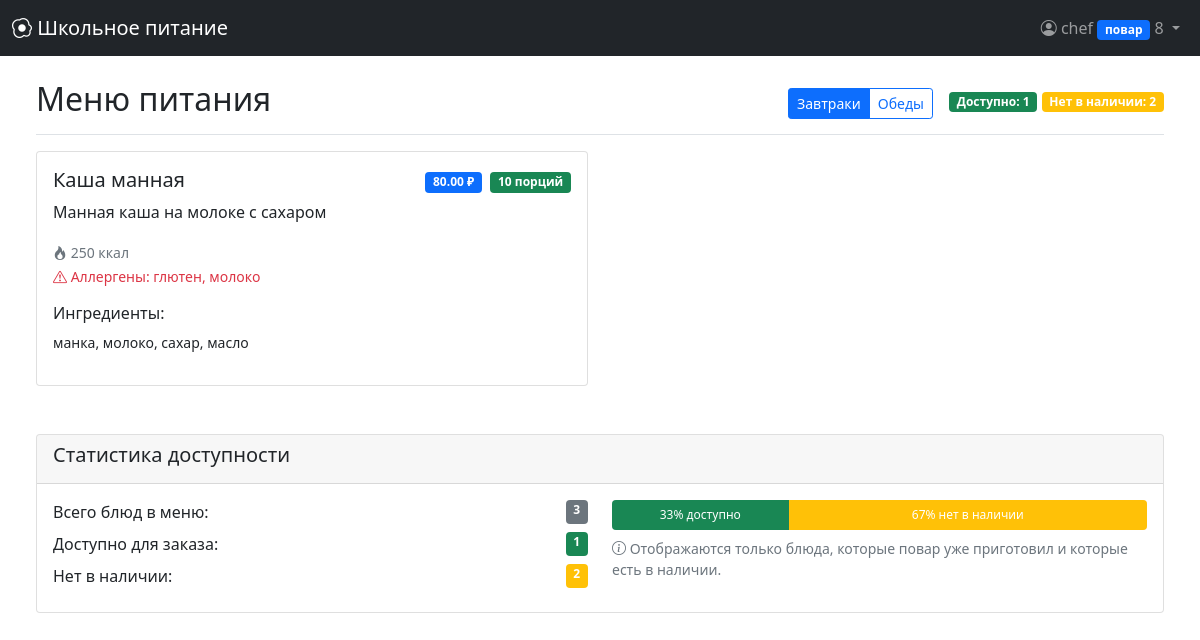
Screenshot of /menu (signed in) with the database file from the repository.
### models.py (models this page shows, shortened)
class User(UserMixin, db.Model):
    __tablename__ = 'users'
    id = db.Column(db.Integer, primary_key=True)
    username = db.Column(db.String(64), unique=True, nullable=False)
    email = db.Column(db.String(120), unique=True, nullable=False)
    password_hash = db.Column(db.String(256), nullable=False)
    role = db.Column(db.String(20), nullable=False, default='ученик')
    grade = db.Column(db.String(10))
    balance = db.Column(db.Float, default=0.0)
    created_at = db.Column(db.DateTime, default=datetime.utcnow)
    allergies = db.relationship('Allergy', backref='user', lazy='dynamic')
    orders = db.relationship('Order', backref='user', lazy='dynamic', foreign_keys='Order.user_id')
    feedbacks = db.relationship('Feedback', backref='user', lazy='dynamic')
    notifications = db.relationship('Notification', backref='user', lazy='dynamic')
    subscriptions = db.relationship('Subscription', backref='user', lazy='dynamic')
    prepared_meals = db.relationship('PreparedMeal', foreign_keys='PreparedMeal.prepared_by', backref='preparer',
                                     lazy='dynamic')
    served_orders = db.relationship('Order', foreign_keys='Order.served_by', backref='served_by_user', lazy='dynamic')

class Meal(db.Model):
    __tablename__ = 'meals'
    id = db.Column(db.Integer, primary_key=True)
    name = db.Column(db.String(100), nullable=False)
    description = db.Column(db.Text)
    meal_type = db.Column(db.String(20), nullable=False)
    price = db.Column(db.Float, nullable=False)
    calories = db.Column(db.Integer)
    allergens = db.Column(db.String(200))
    ingredients = db.Column(db.Text)
    is_available = db.Column(db.Boolean, default=True)
    image_url = db.Column(db.String(200))
    orders = db.relationship('Order', backref='meal', lazy='dynamic')
    feedbacks = db.relationship('Feedback', backref='meal', lazy='dynamic')
    meal_ingredients = db.relationship('MealIngredient', backref='meal', lazy='dynamic')
    prepared_instances = db.relationship('PreparedMeal', backref='meal', lazy='dynamic')
    def get_available_quantity(self):
        today = date.today()
        total_quantity = 0
        for prepared in self.prepared_instances:
            if prepared.expiry_date and prepared.expiry_date >= today:
                total_quantity += prepared.quantity
        return total_quantity
    def get_prepared_meals_info(self):
        today = date.today()
        prepared_info = []
        for prepared in self.prepared_instances:
            if prepared.expiry_date and prepared.expiry_date >= today and prepared.quantity > 0:
                days_until_expiry = (prepared.expiry_date - today).days
                prepared_info.append({
                    'id': prepared.id,
                    'quantity': prepared.quantity,
                    'prepared_date': prepared.prepared_date,
                    'expiry_date': prepared.expiry_date,
                    'days_until_expiry': days_until_expiry,
                    'notes': prepared.notes
                })
        return prepared_info

class PreparedMeal(db.Model):
    __tablename__ = 'prepared_meals'
    id = db.Column(db.Integer, primary_key=True)
    meal_id = db.Column(db.Integer, db.ForeignKey('meals.id'), nullable=False)
    quantity = db.Column(db.Integer, default=0, nullable=False)
    prepared_date = db.Column(db.Date, default=date.today, nullable=False)
    prepared_by = db.Column(db.Integer, db.ForeignKey('users.id'))
    expiry_date = db.Column(db.Date)
    notes = db.Column(db.Text)

### app.py (the view)
@app.route('/menu')
@login_required
def menu():
    meal_type = request.args.get('type', 'завтрак')
    all_meals = Meal.query.filter(
        Meal.meal_type == meal_type,
        Meal.is_available == True
    ).all()
    available_meals = []
    for meal in all_meals:
        if meal.get_available_quantity() > 0:
            available_meals.append(meal)
    return render_template('menu.html',
                           meals=available_meals,
                           meal_type=meal_type,
                           total_meals=len(all_meals),
                           available_meals_count=len(available_meals))

### models.py (called while the page is built)
@login_manager.user_loader
def load_user(user_id):
    return db.session.get(User, int(user_id))

### templates/menu.html (shortened to what this page needs)
{% extends "base.html" %}
{% block content %}
<div class="d-flex justify-content-between flex-wrap flex-md-nowrap align-items-center pt-3 pb-2 mb-3 border-bottom">
    <h1 class="h2">Меню питания</h1>
    <div class="btn-toolbar mb-2 mb-md-0">
        <div class="btn-group me-2">
            <a href="?type=завтрак" class="btn btn-sm {% if meal_type == 'завтрак' %}btn-primary{% else %}btn-outline-primary{% endif %}">
                Завтраки
            </a>
            <a href="?type=обед" class="btn btn-sm {% if meal_type == 'обед' %}btn-primary{% else %}btn-outline-primary{% endif %}">
                Обеды
            </a>
        </div>
        <div class="ms-2">
            <span class="badge bg-success">Доступно: {{ meals|length }}</span>
            {% if total_meals and total_meals > meals|length %}
                <span class="badge bg-warning">Нет в наличии: {{ total_meals - meals|length }}</span>
            {% endif %}
        </div>
    </div>
</div>
{% if meals %}
<div class="row">
    {% for meal in meals %}
    <div class="col-md-6 mb-4">
        <div class="card h-100">
            <div class="card-body">
                <div class="d-flex justify-content-between align-items-start">
                    <h5 class="card-title">{{ meal.name }}</h5>
                    <div class="text-end">
                        <span class="badge bg-primary">{{ "%.2f"|format(meal.price) }} ₽</span>
                        <span class="badge bg-success ms-1">{{ meal.get_available_quantity() }} порций</span>
                    </div>
                </div>
                <p class="card-text">{{ meal.description }}</p>
                <div class="mb-3">
                    <small class="text-muted">
                        <i class="bi bi-fire"></i> {{ meal.calories }} ккал
                    </small>
                    {% if meal.allergens %}
                    <br>
                    <small class="text-danger">
                        <i class="bi bi-exclamation-triangle"></i> Аллергены: {{ meal.allergens }}
                    </small>
                    {% endif %}
                </div>
                <h6>Ингредиенты:</h6>
                <p class="small">{{ meal.ingredients|truncate(100) }}</p>
                    {% set prepared_info = meal.get_prepared_meals_info() %}
            </div>
        </div>
    </div>
    {% endfor %}
</div>
{% endif %}
{% if meals or (total_meals and total_meals > 0) %}
<div class="card mt-4">
    <div class="card-header">
        <h5>Статистика доступности</h5>
    </div>
    <div class="card-body">
        <div class="row">
            <div class="col-md-6">
                <div class="d-flex justify-content-between mb-2">
                    <span>Всего блюд в меню:</span>
                    <span class="badge bg-secondary">{{ total_meals or 0 }}</span>
                </div>
                <div class="d-flex justify-content-between mb-2">
                    <span>Доступно для заказа:</span>
                    <span class="badge bg-success">{{ meals|length }}</span>
                </div>
                <div class="d-flex justify-content-between mb-2">
                    <span>Нет в наличии:</span>
                    <span class="badge bg-warning">{{ (total_meals or 0) - meals|length }}</span>
                </div>
            </div>
            <div class="col-md-6">
                <div class="progress" style="height: 30px;">
                    {% set total = total_meals or 1 %}
                    {% set available_percent = ((meals|length / total) * 100)|round|int %}
                    {% set not_available_percent = 100 - available_percent %}
                    <div class="progress-bar bg-success" style="width: {{ available_percent }}%">
                        {{ available_percent }}% доступно
                    </div>
                    <div class="progress-bar bg-warning" style="width: {{ not_available_percent }}%">
                        {{ not_available_percent }}% нет в наличии
                    </div>
                </div>
                <small class="text-muted mt-2 d-block">
                    <i class="bi bi-info-circle"></i>
                    Отображаются только блюда, которые повар уже приготовил и которые есть в наличии.
                </small>
            </div>
        </div>
    </div>
</div>
{% endif %}
{% endblock %}

### templates/base.html (shortened to what this page needs)
<!DOCTYPE html>
<html lang="ru">
<head>
    <link href="https://cdn.jsdelivr.net/npm/bootstrap@5.1.3/dist/css/bootstrap.min.css" rel="stylesheet">
    <link rel="stylesheet" href="https://cdn.jsdelivr.net/npm/bootstrap-icons@1.8.1/font/bootstrap-icons.css">
</head>
<body>
    <nav class="navbar navbar-expand-lg navbar-dark bg-dark fixed-top">
        <div class="container-fluid">
            <a class="navbar-brand" href="{{ url_for('dashboard') if current_user.is_authenticated else url_for('home') }}">
                <i class="bi bi-egg-fried"></i> Школьное питание
            </a>
            <div class="navbar-nav ms-auto">
                {% if current_user.is_authenticated %}
                <div class="nav-item dropdown">
                    <a class="nav-link dropdown-toggle" href="#" id="navbarDropdown" role="button" data-bs-toggle="dropdown">
                        <i class="bi bi-person-circle"></i> {{ current_user.username }}
                        <span class="badge bg-primary">{{ current_user.role }}</span>
                        <span id="notification-count" class="notification-badge" style="display:none;"></span>
                    </a>
                </div>
                {% else %}
                <div class="nav-item">
                    <a class="nav-link" href="{{ url_for('login') }}"><i class="bi bi-box-arrow-in-right"></i> Войти</a>
                </div>
                {% endif %}
            </div>
        </div>
    </nav>
    <div class="container-fluid mt-5 pt-3">
        {% if current_user.is_authenticated %}
            <main role="main" class="px-4">
                {% block content %}{% endblock %}
            </main>
        {% else %}
            <div class="container mt-5 pt-4">
                {% block auth_content %}{% endblock %}
            </div>
        {% endif %}
    </div>
</body>
</html>

### rows the page displays
User: username "chef", role "повар"
Meal: name "Каша манная", price "80.00", get_available_quantity "10", description "Манная каша на молоке с сахаром", calories "250", allergens "глютен, молоко", ingredients "манка, молоко, сахар, масло"

### other values shown
{{ meals|length }} "1"
{{ total_meals - meals|length }} "2"
{{ total_meals or 0 }} "3"
{{ (total_meals or 0) - meals|length }} "2"
{{ available_percent }} "33"
{{ not_available_percent }} "67"
